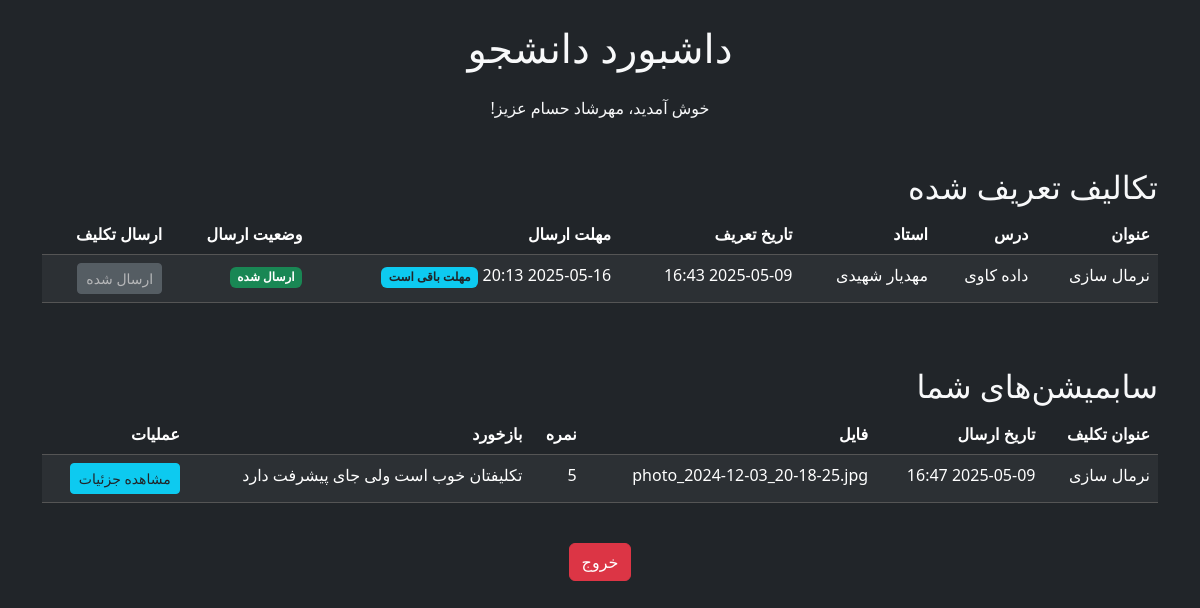
Screenshot of /student (signed in) with the database file from the repository.
### main.py (models this page shows, shortened)
class User(db.Model, UserMixin):
    id = db.Column(db.Integer, primary_key=True)
    first_name = db.Column(db.String(100), nullable=False)
    last_name = db.Column(db.String(100), nullable=False)
    email = db.Column(db.String(120), unique=True, nullable=False)
    password = db.Column(db.String(60), nullable=False)
    role = db.Column(db.String(20), nullable=False) # 'دانشجو' یا 'استاد'
    taught_courses = db.relationship('Course', backref='teacher', lazy=True)
    defined_assignments = db.relationship('DefinedAssignment', backref='teacher', lazy=True)
    submissions = db.relationship('Submission', backref='student', lazy=True)

class DefinedAssignment(db.Model):
    id = db.Column(db.Integer, primary_key=True)
    title = db.Column(db.String(100), nullable=False)
    description = db.Column(db.Text, nullable=True)
    created_date = db.Column(db.DateTime, nullable=False, default=datetime.utcnow)
    deadline = db.Column(db.DateTime, nullable=True) # مهلت ارسال
    teacher_id = db.Column(db.Integer, db.ForeignKey('user.id'), nullable=False)
    course_id = db.Column(db.Integer, db.ForeignKey('course.id'), nullable=False) # ارتباط با مدل درس
    submissions = db.relationship('Submission', backref='defined_assignment', lazy=True, cascade="all, delete-orphan")

class Course(db.Model):
    id = db.Column(db.Integer, primary_key=True)
    name = db.Column(db.String(100), nullable=False)
    teacher_id = db.Column(db.Integer, db.ForeignKey('user.id'), nullable=False)
    assignments = db.relationship('DefinedAssignment', backref='course', lazy=True, cascade="all, delete-orphan")

class Submission(db.Model):
    id = db.Column(db.Integer, primary_key=True)
    filename = db.Column(db.String(150), nullable=False)
    upload_date = db.Column(db.DateTime, nullable=False, default=datetime.utcnow)
    grade = db.Column(db.String(10), nullable=True) # فیلد نمره (می‌تواند رشته برای Pass/Fail یا عدد باشد)
    feedback = db.Column(db.Text, nullable=True) # فیلد بازخورد استاد
    student_id = db.Column(db.Integer, db.ForeignKey('user.id'), nullable=False)
    defined_assignment_id = db.Column(db.Integer, db.ForeignKey('defined_assignment.id'), nullable=False)

### main.py (the view)
@app.route('/student')
@login_required
def student_dashboard():
    if current_user.role != 'دانشجو':
        flash('شما اجازه دسترسی به این صفحه را ندارید.', 'danger')
        return redirect(url_for('index')) # هدایت به صفحه اصلی یا ورود
    defined_assignments = DefinedAssignment.query.all()
    student_submissions = Submission.query.filter_by(student_id=current_user.id).all()
    submitted_assignment_ids = {sub.defined_assignment_id for sub in student_submissions}
    submission_by_assignment = {sub.defined_assignment_id: sub for sub in student_submissions}
    return render_template('student_dashboard.html',
                           defined_assignments=defined_assignments,
                           student_submissions=student_submissions,
                           submitted_assignment_ids=submitted_assignment_ids,
                           submission_by_assignment=submission_by_assignment,
                           datetime=datetime)

### main.py (called while the page is built)
@login_manager.user_loader
def load_user(user_id):
    return User.query.get(int(user_id))

### templates/student_dashboard.html (shortened to what this page needs)
{% extends "base.html" %}
{% block content %}
<h1 class="text-center mb-4">داشبورد دانشجو</h1>
<p class="text-center">خوش آمدید، {{ current_user.first_name }} {{ current_user.last_name }} عزیز!</p>
<h2 class="mt-5">تکالیف تعریف شده</h2>
{% if defined_assignments %}
    <div class="table-responsive">
    <table class="table table-dark table-striped">
        <thead>
            <tr>
                <th scope="col">عنوان</th>
                <th scope="col">درس</th>
                <th scope="col">استاد</th>
                <th scope="col">تاریخ تعریف</th>
                <th scope="col">مهلت ارسال</th>
                <th scope="col">وضعیت ارسال</th>
                <th scope="col">ارسال تکلیف</th>
            </tr>
        </thead>
        <tbody>
            {% for assignment in defined_assignments %}
            <tr>
                <td>{{ assignment.title }}</td>
                <td>{{ assignment.course.name if assignment.course else '-' }}</td>
                <td>{{ assignment.teacher.first_name }} {{ assignment.teacher.last_name }}</td>
                <td>{{ assignment.created_date.strftime('%Y-%m-%d %H:%M') }}</td>
                <td>
                    {% if assignment.deadline %}
                        {% if datetime.utcnow() > assignment.deadline %}
                            <span class="badge bg-danger">مهلت پایان یافته</span>
                        {% else %}
                            <span class="badge bg-info text-dark">مهلت باقی است</span>
                        {% endif %}
                    {% else %}
                        نامحدود
                    {% endif %}
                </td>
                <td>
                    {% if assignment.id in submitted_assignment_ids %}
                        <span class="badge bg-success">ارسال شده</span>
                    {% else %}
                        <span class="badge bg-warning text-dark">منتظر ارسال</span>
                    {% endif %}
                </td>
                <td>
                    {% set deadline_passed = assignment.deadline and datetime.utcnow() > assignment.deadline %}
                    {% if assignment.id not in submitted_assignment_ids and not deadline_passed %}
                        <button type="button" class="btn btn-sm btn-primary" data-bs-toggle="modal" data-bs-target="#uploadModal{{ assignment.id }}">
                            ارسال فایل
                        </button>
                        <div class="modal fade" id="uploadModal{{ assignment.id }}" tabindex="-1" aria-labelledby="uploadModalLabel{{ assignment.id }}" aria-hidden="true">
                            <div class="modal-dialog modal-dialog-centered">
                                <div class="modal-content bg-secondary text-light">
                                    <div class="modal-header">
                                        <h5 class="modal-title" id="uploadModalLabel{{ assignment.id }}">ارسال تکلیف: {{ assignment.title }}</h5>
                                        <button type="button" class="btn-close btn-close-white" data-bs-dismiss="modal" aria-label="Close"></button>
                                    </div>
                                    <div class="modal-body">
                                        <form method="POST" action="{{ url_for('upload_assignment') }}" enctype="multipart/form-data">
                                            <input type="hidden" name="defined_assignment_id" value="{{ assignment.id }}">
                                            <div class="mb-3">
                                                <label for="assignment_file{{ assignment.id }}" class="form-label">فایل تکلیف:</label>
                                                <input type="file" class="form-control form-control-dark" id="assignment_file{{ assignment.id }}" name="assignment_file" required>
                                            </div>
                                            <button type="submit" class="btn btn-primary w-100">آپلود</button>
                                        </form>
                                    </div>
                                </div>
                            </div>
                        </div>
                    {% else %}
                         <button type="button" class="btn btn-sm btn-secondary" disabled>
                            {% if assignment.id in submitted_assignment_ids %}
                                ارسال شده
                            {% elif deadline_passed %}
                                مهلت پایان یافته
                            {% endif %}
                        </button>
                    {% endif %}
                </td>
            </tr>
            {% endfor %}
        </tbody>
    </table>
    </div>
{% else %}
    <p>هیچ تکلیفی هنوز توسط استاد تعریف نشده است.</p>
{% endif %}
<h2 class="mt-5">سابمیشن‌های شما</h2>
{% if student_submissions %}
     <div class="table-responsive">
    <table class="table table-dark table-striped">
        <thead>
            <tr>
                <th scope="col">عنوان تکلیف</th>
                <th scope="col">تاریخ ارسال</th>
                <th scope="col">فایل</th>
                <th scope="col">نمره</th>
                <th scope="col">بازخورد</th>
                 <th scope="col">عملیات</th>
            </tr>
        </thead>
        <tbody>
            {% for submission in student_submissions %}
            <tr>
                <td>{{ submission.defined_assignment.title }}</td>
                <td>{{ submission.upload_date.strftime('%Y-%m-%d %H:%M') }}</td>
                <td>{{ submission.filename }}</td>
                <td>{{ submission.grade if submission.grade else '-' }}</td>
                <td>{{ submission.feedback if submission.feedback else '-' }}</td>
                 <td>
                    <a href="{{ url_for('view_submission', submission_id=submission.id) }}" class="btn btn-sm btn-info text-dark">مشاهده جزئیات</a>
                </td>
            </tr>
            {% endfor %}
        </tbody>
    </table>
     </div>
{% else %}
     <p>شما هنوز فایلی برای هیچ تکلیفی ارسال نکرده‌اید.</p>
{% endif %}
<p class="text-center mt-4"><a href="{{ url_for('logout') }}" class="btn btn-danger">خروج</a></p>
{% endblock %}

### templates/base.html (shortened to what this page needs)
<!DOCTYPE html>
<html lang="fa" dir="rtl">
<head>
    <link rel="stylesheet" href="{{ url_for('static', filename='css/style.css') }}">
    <link href="https://cdn.jsdelivr.net/npm/bootstrap@5.3.0/dist/css/bootstrap.rtl.min.css" rel="stylesheet">
</head>
<body class="bg-dark text-light">
    <div class="container mt-4">
        {% block content %}{% endblock %}
    </div>
</body>
</html>

### static/css/style.css (style rules this page uses)
body { background-color: #1a1a1a; color: #f0f0f0; font-family: 'Vazirmatn', sans-serif; direction: rtl; text-align: right; }
.btn-danger { background-color: #dc3545; border-color: #dc3545; }
.table-dark { --bs-table-bg: #333; --bs-table-striped-bg: #444; --bs-table-color: #f0f0f0; --bs-table-border-color: #555; }
.table-dark th, .table-dark td { border-color: #555; }

### rows the page displays
User: first_name "مهرشاد", last_name "حسام"
DefinedAssignment: title "نرمال سازی", course "داده کاوی", teacher.first_name "مهدیار", teacher.last_name "شهیدی", created_date "2025-05-09 16:43", shows "مهلت باقی است", shows "ارسال شده"
Submission: defined_assignment "نرمال سازی", upload_date "2025-05-09 16:47", filename "photo_2024-12-03_20-18-25.jpg", grade "5", feedback "تکلیفتان خوب است ولی جای پیشرفت دارد"
